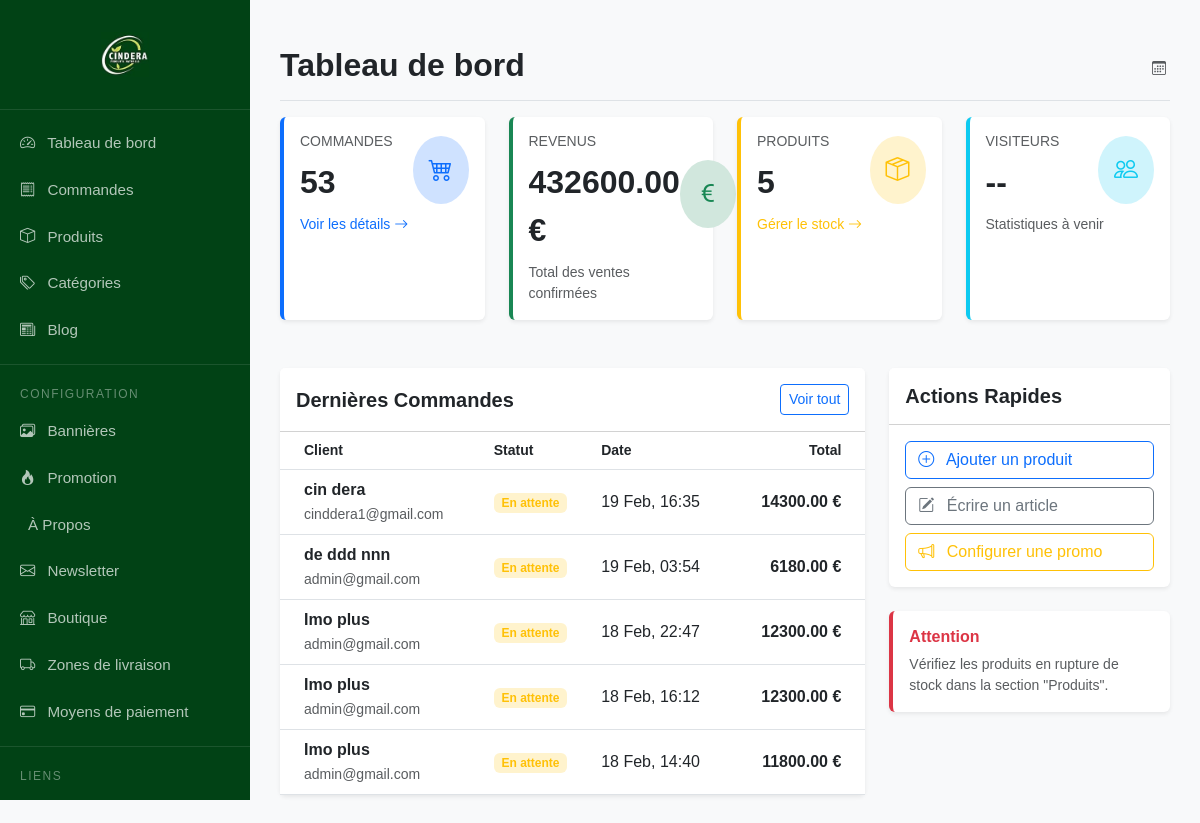
/dashboard/overview/ (signed in), run on the app's committed database.
### shop/models.py (models this page shows, shortened)
class Order(models.Model):
    class PaymentStatus(models.TextChoices):
        PENDING = 'pending', 'En attente'
        PAID = 'paid', 'Payé'
        FAILED = 'failed', 'Échoué'
        REFUNDED = 'refunded', 'Remboursé'
    user = models.ForeignKey(
        settings.AUTH_USER_MODEL,
        on_delete=models.SET_NULL, null=True, blank=True, related_name='orders'
    )
    first_name = models.CharField(max_length=100)
    last_name = models.CharField(max_length=100)
    email = models.EmailField()
    address = models.TextField()
    postal_code = models.CharField(max_length=20, verbose_name="Code postal")
    phone = models.CharField(max_length=20, blank=True, verbose_name="Téléphone")
    city = models.CharField(max_length=100)
    country = models.CharField(max_length=50)  # <-- ajoute ce champ
    shipping_zone = models.ForeignKey(ShippingZone, on_delete=models.SET_NULL, null=True)
    payment_method = models.ForeignKey(PaymentMethod, on_delete=models.SET_NULL, null=True)
    coupon = models.ForeignKey(Coupon, on_delete=models.SET_NULL, null=True, blank=True)
    subtotal = models.DecimalField(max_digits=10, decimal_places=2, default=0)
    vat_rate = models.DecimalField(max_digits=5, decimal_places=2, default=18)
    vat_amount = models.DecimalField(max_digits=10, decimal_places=2, default=0)
    shipping_cost = models.DecimalField(max_digits=10, decimal_places=2, default=0)
    discount_amount = models.DecimalField(max_digits=10, decimal_places=2, default=0)
    payment_fee = models.DecimalField(max_digits=10, decimal_places=2, default=0)
    total_price = models.DecimalField(max_digits=10, decimal_places=2, default=0)
    payment_status = models.CharField(max_length=20, choices=PaymentStatus.choices, default=PaymentStatus.PENDING)
    is_shipped = models.BooleanField(default=False)
    created_at = models.DateTimeField(auto_now_add=True)
    class Meta:
        ordering = ['-created_at']

### shop/decorators.py (the view)
    def _wrapped_view(request, *args, **kwargs):
        if request.user.is_authenticated:
            if request.user.is_manager or request.user.is_admin_role:
                return view_func(request, *args, **kwargs)
            else:
                raise PermissionDenied("Vous n'avez pas la permission d'accéder à cette page.")
        else:
            return redirect('products:login')  # redirige si non connecté

### shop/context_processors.py (called while the page is built)
def cart_item_count(request):
    cart = request.session.get('cart', {})
    total_quantity = sum(int(item['quantity']) for item in cart.values())
    return {'cart_item_count': total_quantity}

def categories_context(request):
    return {
        'categories': Category.objects.all()
    }

### shop/models.py (called while the page is built)
    @property
    def is_manager(self):
        return self.role == self.Role.GESTIONNAIRE

    @property
    def is_admin_role(self):
        return self.role == self.Role.ADMIN

### shop/views.py (called while the page is built)
@login_required
@admin_or_manager_required
def dashboard_overview(request):
    total_orders = Order.objects.count()
    total_revenue = Order.objects.filter(payment_status='paid').aggregate(Sum('total_price'))['total_price__sum'] or 0
    total_products = Product.objects.count()
    recent_orders = Order.objects.all().order_by('-created_at')[:5]
    context = {
        'orders': total_orders,
        'revenue': total_revenue,
        'products': total_products,
        'recent_orders': recent_orders,
    }
    return render(request, 'dashboard/overview.html', context)

### templates/dashboard/overview.html
{% extends "dashboard/base_dashboard.html" %}
{% block content %}
<div class="d-flex justify-content-between flex-wrap flex-md-nowrap align-items-center pt-3 pb-2 mb-3 border-bottom">
    <h1 class="h2 fw-bold">Tableau de bord</h1>
    <div class="btn-toolbar mb-2 mb-md-0">
        <span class="text-muted small">
            <i class="bi bi-calendar3 me-1"></i> {{ now|date:"l d F Y" }}
        </span>
    </div>
</div>
<div class="row mb-4">
    <div class="col-xl-3 col-md-6 mb-4">
        <div class="card border-0 shadow-sm h-100 border-start border-4 border-primary">
            <div class="card-body">
                <div class="d-flex justify-content-between align-items-center">
                    <div>
                        <h6 class="text-muted text-uppercase small mb-2">Commandes</h6>
                        <span class="fs-2 fw-bold text-dark">{{ orders }}</span>
                    </div>
                    <div class="bg-primary-subtle text-primary rounded-circle p-3">
                        <i class="bi bi-cart4 fs-4"></i>
                    </div>
                </div>
                <a href="{% url 'dashboard:orders' %}" class="small text-primary text-decoration-none mt-2 d-block">
                    Voir les détails <i class="bi bi-arrow-right"></i>
                </a>
            </div>
        </div>
    </div>
    <div class="col-xl-3 col-md-6 mb-4">
        <div class="card border-0 shadow-sm h-100 border-start border-4 border-success">
            <div class="card-body">
                <div class="d-flex justify-content-between align-items-center">
                    <div>
                        <h6 class="text-muted text-uppercase small mb-2">Revenus</h6>
                        <span class="fs-2 fw-bold text-dark">{{ revenue|floatformat:2 }} €</span>
                    </div>
                    <div class="bg-success-subtle text-success rounded-circle p-3">
                        <i class="bi bi-currency-euro fs-4"></i>
                    </div>
                </div>
                <span class="small text-muted mt-2 d-block">Total des ventes confirmées</span>
            </div>
        </div>
    </div>
    <div class="col-xl-3 col-md-6 mb-4">
        <div class="card border-0 shadow-sm h-100 border-start border-4 border-warning">
            <div class="card-body">
                <div class="d-flex justify-content-between align-items-center">
                    <div>
                        <h6 class="text-muted text-uppercase small mb-2">Produits</h6>
                        <span class="fs-2 fw-bold text-dark">{{ products }}</span>
                    </div>
                    <div class="bg-warning-subtle text-warning rounded-circle p-3">
                        <i class="bi bi-box-seam fs-4"></i>
                    </div>
                </div>
                <a href="{% url 'dashboard:products' %}" class="small text-warning text-decoration-none mt-2 d-block">
                    Gérer le stock <i class="bi bi-arrow-right"></i>
                </a>
            </div>
        </div>
    </div>
    <div class="col-xl-3 col-md-6 mb-4">
        <div class="card border-0 shadow-sm h-100 border-start border-4 border-info">
            <div class="card-body">
                <div class="d-flex justify-content-between align-items-center">
                    <div>
                        <h6 class="text-muted text-uppercase small mb-2">Visiteurs</h6>
                        <span class="fs-2 fw-bold text-dark">--</span>
                    </div>
                    <div class="bg-info-subtle text-info rounded-circle p-3">
                        <i class="bi bi-people fs-4"></i>
                    </div>
                </div>
                <span class="small text-muted mt-2 d-block">Statistiques à venir</span>
            </div>
        </div>
    </div>
</div>
<div class="row">
    <div class="col-lg-8 mb-4">
        <div class="card border-0 shadow-sm">
            <div class="card-header bg-white py-3 d-flex justify-content-between align-items-center">
                <h5 class="mb-0 fw-bold">Dernières Commandes</h5>
                <a href="{% url 'dashboard:orders' %}" class="btn btn-sm btn-outline-primary">Voir tout</a>
            </div>
            <div class="card-body p-0">
                <div class="table-responsive">
                    <table class="table table-hover align-middle mb-0">
                        <thead class="bg-light text-muted small">
                            <tr>
                                <th class="ps-4">Client</th>
                                <th>Statut</th>
                                <th>Date</th>
                                <th class="text-end pe-4">Total</th>
                            </tr>
                        </thead>
                        <tbody>
                            {% for order in recent_orders %}
                            <tr>
                                <td class="ps-4">
                                    <div><strong>{{ order.first_name }} {{ order.last_name }}</strong></div>
                                    <small class="text-muted">{{ order.email }}</small>
                                </td>
                                <td>
                                    <span class="badge
                                        {% if order.payment_status == 'paid' %}bg-success-subtle text-success
                                        {% elif order.payment_status == 'pending' %}bg-warning-subtle text-warning
                                        {% else %}bg-secondary-subtle text-secondary{% endif %}">
                                        {{ order.get_payment_status_display }}
                                    </span>
                                </td>
                                <td>{{ order.created_at|date:"d M, H:i" }}</td>
                                <td class="text-end pe-4 fw-bold">{{ order.total_price }} €</td>
                            </tr>
                            {% empty %}
                            <tr>
                                <td colspan="4" class="text-center py-5 text-muted">Aucune commande récente.</td>
                            </tr>
                            {% endfor %}
                        </tbody>
                    </table>
                </div>
            </div>
        </div>
    </div>
    <div class="col-lg-4 mb-4">
        <div class="card border-0 shadow-sm mb-4">
            <div class="card-header bg-white py-3">
                <h5 class="mb-0 fw-bold">Actions Rapides</h5>
            </div>
            <div class="card-body">
                <a href="{% url 'dashboard:add_product' %}" class="btn btn-outline-primary w-100 mb-2 text-start">
                    <i class="bi bi-plus-circle me-2"></i> Ajouter un produit
                </a>
                <a href="{% url 'dashboard:blog_posts' %}" class="btn btn-outline-secondary w-100 mb-2 text-start">
                    <i class="bi bi-pencil-square me-2"></i> Écrire un article
                </a>
                <a href="{% url 'dashboard:shop_promo' %}" class="btn btn-outline-warning w-100 text-start">
                    <i class="bi bi-megaphone me-2"></i> Configurer une promo
                </a>
            </div>
        </div>
        <div class="card border-0 shadow-sm border-start border-4 border-danger">
            <div class="card-body">
                <h6 class="text-danger fw-bold">Attention</h6>
                <p class="small text-muted mb-0">Vérifiez les produits en rupture de stock dans la section "Produits".</p>
            </div>
        </div>
    </div>
</div>
{% endblock %}

### templates/dashboard/base_dashboard.html (style rules this page uses)
body { background-color: #f8f9fa; }
body { background-color: #f8f9fa; font-family: 'Poppins', sans-serif; }

### data on the page
Order: first_name "cin", last_name "dera", email "cinddera1@gmail.com", payment_status "En attente", created_at "19 Feb, 16:35", total_price "14300.00"
Order: first_name "de ddd", last_name "nnn", email "admin@gmail.com", payment_status "En attente", created_at "19 Feb, 03:54", total_price "6180.00"
Order: first_name "Imo", last_name "plus", email "admin@gmail.com", payment_status "En attente", created_at "18 Feb, 22:47", total_price "12300.00"
Order: first_name "Imo", last_name "plus", email "admin@gmail.com", payment_status "En attente", created_at "18 Feb, 16:12", total_price "12300.00"
Order: first_name "Imo", last_name "plus", email "admin@gmail.com", payment_status "En attente", created_at "18 Feb, 14:40", total_price "11800.00"

### other printed values
{{ orders }} "53"
{{ revenue|floatformat:2 }} "432600.00"
{{ products }} "5"
